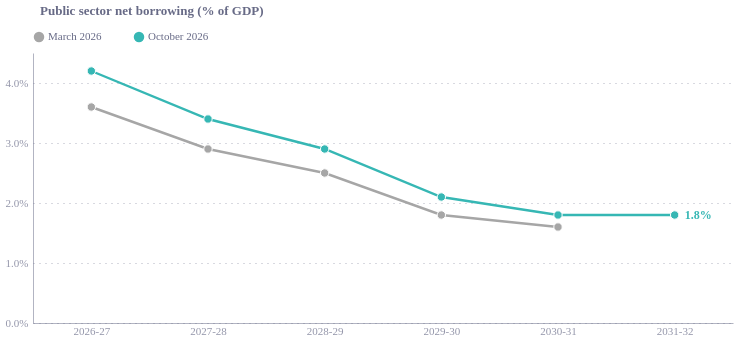

The cell this chart's notebook holds for it:
### Code cell
import numpy as np
import pandas as pd
import altair as alt
from ecostyles import EcoStyles

styles = EcoStyles(); styles.register_and_enable_theme()

MAR, OCT = "March 2026", "October 2026"
GREY = "#a6a6a6"   # March forecast; October takes the theme colour
fy = ["2026-27", "2027-28", "2028-29", "2029-30", "2030-31", "2031-32"]
cy = ["2026", "2027", "2028", "2029", "2030", "2031"]
nan = None  # March forecasts stop a year earlier than October's, so the last row has no March value

M_PSNB = "Public sector net borrowing (% of GDP)"
M_GDP = "GDP growth (%)"
M_CPI = "CPI inflation (%)"

def frame(measure, periods, march, october):
    return pd.DataFrame({"measure": measure, "period": periods,
                         "order": range(len(periods)),
                         "march": march, "october": october}
                        ).astype({"march": float, "october": float})

wide = pd.concat([
    # OBR EFO Table 6.1, % of GDP (financial years)
    frame(M_PSNB, fy, [3.6, 2.9, 2.5, 1.8, 1.6, nan], [4.2, 3.4, 2.9, 2.1, 1.8, 1.8]),
    # Calendar years; October GDP matches the BBC chart and the PA report of the Budget forecasts
    frame(M_GDP, cy, [1.1, 1.6, 1.6, 1.5, 1.5, nan], [1.2, 1.0, 1.6, 1.8, 1.7, 1.6]),
    # Annual average CPI, calendar years
    frame(M_CPI, cy, [2.3, 2.0, 2.0, 2.0, 2.0, nan], [3.1, 3.4, 2.1, 2.1, 2.0, 2.0]),
], ignore_index=True)
measures = list(wide["measure"].unique())

# Pre-formatted text for the hover tooltip and the end label
wide["march_txt"] = wide["march"].map(lambda v: "n/a" if pd.isna(v) else f"{v:.1f}%")
wide["oct_txt"] = wide["october"].map(lambda v: f"{v:.1f}%")
wide["is_last"] = wide["order"] == wide.groupby("measure")["order"].transform("max")
wide["series"] = OCT

# Headroom: an invisible point above each measure's highest value so the y-axis never ends on the data
peak = wide.groupby("measure")[["march", "october"]].transform("max").max(axis=1)
wide["top"] = np.ceil(peak * 1.05 / 0.5) * 0.5

SOURCE = "Source: OBR, Economic and Fiscal Outlook (March and October 2026)"


def build(measure=None):
    """measure=None -> interactive chart with a dropdown; otherwise a static chart for export."""
    interactive = measure is None
    if interactive:
        pick = alt.param(name="selected_measure", value=measures[0],
                         bind=alt.binding_select(options=measures, name="Choose measure: "))
        keep, heading_text = alt.datum.measure == pick, alt.expr("selected_measure")
    else:
        keep, heading_text = alt.datum.measure == measure, measure

    x = alt.X("period:O", sort=alt.EncodingSortField("order", op="min"),
              title=None, axis=alt.Axis(labelAngle=0, ticks=False))
    yscale = alt.Scale(zero=True, nice=True)
    yaxis = alt.Axis(tickCount=5, title=None, labelExpr="format(datum.value, '.1f') + '%'")
    c_oct = alt.Color("series:N", legend=None)   # theme colour for the October series
    tip = [alt.Tooltip("period:N", title="Period"),
           alt.Tooltip("march_txt:N", title=MAR),
           alt.Tooltip("oct_txt:N", title=OCT)]

    def base():
        return alt.Chart(wide).transform_filter(keep)

    headroom = (base().mark_point(opacity=0)
                .encode(x=x, y=alt.Y("top:Q", scale=yscale, axis=yaxis)))
    mar_line = (base().mark_line(strokeWidth=2.4, color=GREY)
                .encode(x=x, y=alt.Y("march:Q", scale=yscale, axis=yaxis)))
    if interactive:
        mar_line = mar_line.add_params(pick)
    oct_line = (base().mark_line(strokeWidth=2.4)
                .encode(x=x, y=alt.Y("october:Q", scale=yscale, axis=yaxis), color=c_oct))
    mar_pts = (base().mark_point(filled=True, size=70, opacity=1, color=GREY,
                                 stroke="white", strokeWidth=1)
               .encode(x=x, y=alt.Y("march:Q", scale=yscale, axis=yaxis), tooltip=tip))
    oct_pts = (base().mark_point(filled=True, size=70, opacity=1, stroke="white", strokeWidth=1)
               .encode(x=x, y=alt.Y("october:Q", scale=yscale, axis=yaxis),
                       color=c_oct, tooltip=tip))
    end_lbl = (base().transform_filter(alt.datum.is_last)
               .mark_text(align="left", dx=10, fontSize=12, fontWeight="bold")
               .encode(x=x, y=alt.Y("october:Q", scale=yscale, axis=yaxis),
                       text="oct_txt:N", color=c_oct))

    # Measure name above the plot (replaces the subtitle; follows the dropdown)
    heading = (alt.Chart(pd.DataFrame({"d": [0]}))
               .mark_text(align="left", fontSize=13, fontWeight="bold", color="#676A86",
                          text=heading_text)
               .encode(x=alt.value(0), y=alt.value(-42)))

    def key_mar(x_px):
        sw = (alt.Chart(pd.DataFrame({"t": [MAR]}))
              .mark_point(filled=True, size=110, opacity=1, color=GREY)
              .encode(x=alt.value(x_px), y=alt.value(-16)))
        tx = (alt.Chart(pd.DataFrame({"t": [MAR]}))
              .mark_text(align="left", dx=9, fontSize=11, color="#676A86")
              .encode(x=alt.value(x_px), y=alt.value(-16), text="t:N"))
        return sw + tx

    def key_oct(x_px):
        sw = (alt.Chart(pd.DataFrame({"series": [OCT]}))
              .mark_point(filled=True, size=110, opacity=1)
              .encode(x=alt.value(x_px), y=alt.value(-16), color=c_oct))
        tx = (alt.Chart(pd.DataFrame({"t": [OCT]}))
              .mark_text(align="left", dx=9, fontSize=11, color="#676A86")
              .encode(x=alt.value(x_px), y=alt.value(-16), text="t:N"))
        return sw + tx

    caption = alt.Title(
        text=SOURCE,
        orient="bottom", anchor="start", fontSize=11, color="#676A86", dy=12)

    return (
        (headroom + mar_line + oct_line + mar_pts + oct_pts + end_lbl + heading
         + key_mar(6) + key_oct(106))
        .properties(width=700, height=270)
        .configure(background="#f7f7f7", font="Circular Std")
        .configure_view(fill="transparent", stroke="transparent")
    )


# Static exports, one per measure: SVG and PNG, plus the Vega-Lite JSON spec
slugs = {M_PSNB: "psnb", M_GDP: "gdp_growth", M_CPI: "cpi_inflation"}
for m in measures:
    c = build(m)
    name = f"obr_revisions_line_{slugs[m]}"
    styles.save(c, path=".", name=name, svg=True)
    c.save(f"{name}.png", scale_factor=2.0)
    c.save(f"{name}.json")

# Interactive version: save its Vega-Lite JSON too (for embedding with the dropdown), then display it
chart = build()
chart.save("obr_revisions_line_dropdown.json")
chart

### Figure 1 — Vega-Lite specification as saved in the notebook (floating-point values rounded to 4 significant figures)
{"config": {"font": "Circular Std", "text": {"color": "#676A86", "align": "left", "baseline": "middle", "dx": 7, "dy": 0, "fontSize": 11}, "view": {"stroke": "transparent", "continuousWidth": 400, "continuousHeight": 300, "discreteWidth": 400, "discreteHeight": 300, "fill": "transparent"}, "range": {"category": ["#36B7B4", "#E6224B", "#F4C245", "#0063AF", "#00A767", "#179FDB", "#EB5C2E"], "diverging": ["#E6224B", "#E54753", "#C9C9C9", "#179FDB", "#122B39"], "heatmap": ["#C9C9C9", "#179FDB", "#0063AF", "#122B39"], "ordinal": ["#00A767", "#36B7B4", "#179FDB", "#0063AF", "#243B5A"]}, "bar": {"color": "#179fdb"}, "line": {"color": "#e6224b"}, "rule": {"color": "#676A86"}, "area": {"opacity": 0.3}, "point": {"filled": true, "size": 80, "color": "#e6224b", "opacity": 0.95}, "geoshape": {"stroke": "white", "strokeWidth": 0.3}, "rect": {"fill": "#d6d4d4", "opacity": 0.3}, "axis": {"labelColor": "#676A86", "labelFontSize": 11, "labelFont": "Circular Std", "labelOpacity": 0.7, "tickColor": "#676A86", "tickOpacity": 0.5, "domainColor": "#676A86", "domainOpacity": 0.5, "gridColor": "#676A86", "gridDash": [2, 2], "gridOpacity": 0.5, "title": null, "titleColor": "#676A86", "titleOpacity": 0.8, "tickSize": 4}, "axisXDiscrete": {"grid": false, "labelAngle": 0, "tickCount": 10, "tickOpacity": 0.5, "title": null}, "axisYDiscrete": {"ticks": false, "labelPadding": 5}, "axisXTemporal": {"grid": false, "ticks": true}, "axisXQuantitative": {"grid": true}, "axisYQuantitative": {"gridColor": "#676A86", "gridDash": [1, 5], "gridOpacity": 0.5, "ticks": false, "labelPadding": 5, "tickCount": 8, "titleAngle": 0, "titleAlign": "left", "titleBaseline": "bottom", "titleX": 0, "titleY": -5}, "title": {"color": "#676A86E6", "subtitleColor": "#676A86", "font": "Circular Std", "subtitleFont": "Circular Std", "anchor": "start", "fontSize": 14, "subtitleFontSize": 12, "subtitlePadding": 4, "offset": 0, "frame": "group"}, "legend": {"titleColor": "#122b39", "title": null, "labelColor": "#122b39", "labelFontSize": 11}, "background": "white"}, "layer": [{"mark": {"type": "point", "opacity": 0}, "encoding": {"x": {"axis": {"labelAngle": 0, "ticks": false}, "field": "period", "sort": {"field": "order", "op": "min"}, "title": null, "type": "ordinal"}, "y": {"axis": {"labelExpr": "format(datum.value, '.1f') + '%'", "tickCount": 5, "title": null}, "field": "top", "scale": {"nice": true, "zero": true}, "type": "quantitative"}}, "transform": [{"filter": "(datum.measure === selected_measure)"}]}, {"mark": {"type": "line", "color": "#a6a6a6", "strokeWidth": 2.4}, "encoding": {"x": {"axis": {"labelAngle": 0, "ticks": false}, "field": "period", "sort": {"field": "order", "op": "min"}, "title": null, "type": "ordinal"}, "y": {"axis": {"labelExpr": "format(datum.value, '.1f') + '%'", "tickCount": 5, "title": null}, "field": "march", "scale": {"nice": true, "zero": true}, "type": "quantitative"}}, "transform": [{"filter": "(datum.measure === selected_measure)"}]}, {"mark": {"type": "line", "strokeWidth": 2.4}, "encoding": {"color": {"field": "series", "legend": null, "type": "nominal"}, "x": {"axis": {"labelAngle": 0, "ticks": false}, "field": "period", "sort": {"field": "order", "op": "min"}, "title": null, "type": "ordinal"}, "y": {"axis": {"labelExpr": "format(datum.value, '.1f') + '%'", "tickCount": 5, "title": null}, "field": "october", "scale": {"nice": true, "zero": true}, "type": "quantitative"}}, "transform": [{"filter": "(datum.measure === selected_measure)"}]}, {"mark": {"type": "point", "color": "#a6a6a6", "filled": true, "opacity": 1, "size": 70, "stroke": "white", "strokeWidth": 1}, "encoding": {"tooltip": [{"field": "period", "title": "Period", "type": "nominal"}, {"field": "march_txt", "title": "March 2026", "type": "nominal"}, {"field": "oct_txt", "title": "October 2026", "type": "nominal"}], "x": {"axis": {"labelAngle": 0, "ticks": false}, "field": "period", "sort": {"field": "order", "op": "min"}, "title": null, "type": "ordinal"}, "y": {"axis": {"labelExpr": "format(datum.value, '.1f') + '%'", "tickCount": 5, "title": null}, "field": "march", "scale": {"nice": true, "zero": true}, "type": "quantitative"}}, "transform": [{"filter": "(datum.measure === selected_measure)"}]}, {"mark": {"type": "point", "filled": true, "opacity": 1, "size": 70, "stroke": "white", "strokeWidth": 1}, "encoding": {"color": {"field": "series", "legend": null, "type": "nominal"}, "tooltip": [{"field": "period", "title": "Period", "type": "nominal"}, {"field": "march_txt", "title": "March 2026", "type": "nominal"}, {"field": "oct_txt", "title": "October 2026", "type": "nominal"}], "x": {"axis": {"labelAngle": 0, "ticks": false}, "field": "period", "sort": {"field": "order", "op": "min"}, "title": null, "type": "ordinal"}, "y": {"axis": {"labelExpr": "format(datum.value, '.1f') + '%'", "tickCount": 5, "title": null}, "field": "october", "scale": {"nice": true, "zero": true}, "type": "quantitative"}}, "transform": [{"filter": "(datum.measure === selected_measure)"}]}, {"mark": {"type": "text", "align": "left", "dx": 10, "fontSize": 12, "fontWeight": "bold"}, "encoding": {"color": {"field": "series", "legend": null, "type": "nominal"}, "text": {"field": "oct_txt", "type": "nominal"}, "x": {"axis": {"labelAngle": 0, "ticks": false}, "field": "period", "sort": {"field": "order", "op": "min"}, "title": null, "type": "ordinal"}, "y": {"axis": {"labelExpr": "format(datum.value, '.1f') + '%'", "tickCount": 5, "title": null}, "field": "october", "scale": {"nice": true, "zero": true}, "type": "quantitative"}}, "transform": [{"filter": "(datum.measure === selected_measure)"}, {"filter": "datum.is_last"}]}, {"data": {"name": "data-8e812e7b9cca5bda0cf798ea9a788b46"}, "mark": {"type": "text", "align": "left", "color": "#676A86", "fontSize": 13, "fontWeight": "bold", "text": {"expr": "selected_measure"}}, "encoding": {"x": {"value": 0}, "y": {"value": -42}}}, {"layer": [{"data": {"name": "data-f67d276f47c051e4a1224c87bed88549"}, "mark": {"type": "point", "color": "#a6a6a6", "filled": true, "opacity": 1, "size": 110}, "encoding": {"x": {"value": 6}, "y": {"value": -16}}}, {"data": {"name": "data-f67d276f47c051e4a1224c87bed88549"}, "mark": {"type": "text", "align": "left", "color": "#676A86", "dx": 9, "fontSize": 11}, "encoding": {"text": {"field": "t", "type": "nominal"}, "x": {"value": 6}, "y": {"value": -16}}}]}, {"layer": [{"data": {"name": "data-f3beefea86b60d5065093f0c51757c1a"}, "mark": {"type": "point", "filled": true, "opacity": 1, "size": 110}, "encoding": {"color": {"field": "series", "legend": null, "type": "nominal"}, "x": {"value": 106}, "y": {"value": -16}}}, {"data": {"name": "data-cf0e86597655e5ca9b7a274ccdcbc7c4"}, "mark": {"type": "text", "align": "left", "color": "#676A86", "dx": 9, "fontSize": 11}, "encoding": {"text": {"field": "t", "type": "nominal"}, "x": {"value": 106}, "y": {"value": -16}}}]}], "data": {"name": "data-5479a44a96d998f20db5d5e7116c4575"}, "height": 270, "params": [{"name": "selected_measure", "bind": {"input": "select", "options": ["Public sector net borrowing (% of GDP)", "GDP growth (%)", "CPI inflation (%)"], "name": "Choose measure: "}, "value": "Public sector net borrowing (% of GDP)"}], "width": 700, "$schema": "https://vega.github.io/schema/vega-lite/v6.4.1.json", "datasets": {"data-5479a44a96d998f20db5d5e7116c4575": [{"measure": "Public sector net borrowing (% of GDP)", "period": "2026-27", "order": 0, "march": 3.6, "october": 4.2, "march_txt": "3.6%", "oct_txt": "4.2%", "is_last": false, "series": "October 2026", "top": 4.5}, {"measure": "Public sector net borrowing (% of GDP)", "period": "2027-28", "order": 1, "march": 2.9, "october": 3.4, "march_txt": "2.9%", "oct_txt": "3.4%", "is_last": false, "series": "October 2026", "top": 4.5}, {"measure": "Public sector net borrowing (% of GDP)", "period": "2028-29", "order": 2, "march": 2.5, "october": 2.9, "march_txt": "2.5%", "oct_txt": "2.9%", "is_last": false, "series": "October 2026", "top": 4.5}, {"measure": "Public sector net borrowing (% of GDP)", "period": "2029-30", "order": 3, "march": 1.8, "october": 2.1, "march_txt": "1.8%", "oct_txt": "2.1%", "is_last": false, "series": "October 2026", "top": 4.5}, {"measure": "Public sector net borrowing (% of GDP)", "period": "2030-31", "order": 4, "march": 1.6, "october": 1.8, "march_txt": "1.6%", "oct_txt": "1.8%", "is_last": false, "series": "October 2026", "top": 4.5}, {"measure": "Public sector net borrowing (% of GDP)", "period": "2031-32", "order": 5, "march": null, "october": 1.8, "march_txt": "n/a", "oct_txt": "1.8%", "is_last": true, "series": "October 2026", "top": 4.5}, {"measure": "GDP growth (%)", "period": "2026", "order": 0, "march": 1.1, "october": 1.2, "march_txt": "1.1%", "oct_txt": "1.2%", "is_last": false, "series": "October 2026", "top": 2.0}, {"measure": "GDP growth (%)", "period": "2027", "order": 1, "march": 1.6, "october": 1.0, "march_txt": "1.6%", "oct_txt": "1.0%", "is_last": false, "series": "October 2026", "top": 2.0}, {"measure": "GDP growth (%)", "period": "2028", "order": 2, "march": 1.6, "october": 1.6, "march_txt": "1.6%", "oct_txt": "1.6%", "is_last": false, "series": "October 2026", "top": 2.0}, {"measure": "GDP growth (%)", "period": "2029", "order": 3, "march": 1.5, "october": 1.8, "march_txt": "1.5%", "oct_txt": "1.8%", "is_last": false, "series": "October 2026", "top": 2.0}, {"measure": "GDP growth (%)", "period": "2030", "order": 4, "march": 1.5, "october": 1.7, "march_txt": "1.5%", "oct_txt": "1.7%", "is_last": false, "series": "October 2026", "top": 2.0}, {"measure": "GDP growth (%)", "period": "2031", "order": 5, "march": null, "october": 1.6, "march_txt": "n/a", "oct_txt": "1.6%", "is_last": true, "series": "October 2026", "top": 2.0}, {"measure": "CPI inflation (%)", "period": "2026", "order": 0, "march": 2.3, "october": 3.1, "march_txt": "2.3%", "oct_txt": "3.1%", "is_last": false, "series": "October 2026", "top": 4.0}, {"measure": "CPI inflation (%)", "period": "2027", "order": 1, "march": 2.0, "october": 3.4, "march_txt": "2.0%", "oct_txt": "3.4%", "is_last": false, "series": "October 2026", "top": 4.0}, {"measure": "CPI inflation (%)", "period": "2028", "order": 2, "march": 2.0, "october": 2.1, "march_txt": "2.0%", "oct_txt": "2.1%", "is_last": false, "series": "October 2026", "top": 4.0}, {"measure": "CPI inflation (%)", "period": "2029", "order": 3, "march": 2.0, "october": 2.1, "march_txt": "2.0%", "oct_txt": "2.1%", "is_last": false, "series": "October 2026", "top": 4.0}, {"measure": "CPI inflation (%)", "period": "2030", "order": 4, "march": 2.0, "october": 2.0, "march_txt": "2.0%", "oct_txt": "2.0%", "is_last": false, "series": "October 2026", "top": 4.0}, {"measure": "CPI inflation (%)", "period": "2031", "order": 5, "march": null, "october": 2.0, "march_txt": "n/a", "oct_txt": "2.0%", "is_last": true, "series": "October 2026", "top": 4.0}], "data-8e812e7b9cca5bda0cf798ea9a788b46": [{"d": 0}], "data-f67d276f47c051e4a1224c87bed88549": [{"t": "March 2026"}], "data-f3beefea86b60d5065093f0c51757c1a": [{"series": "October 2026"}], "data-cf0e86597655e5ca9b7a274ccdcbc7c4": [{"t": "October 2026"}]}}
